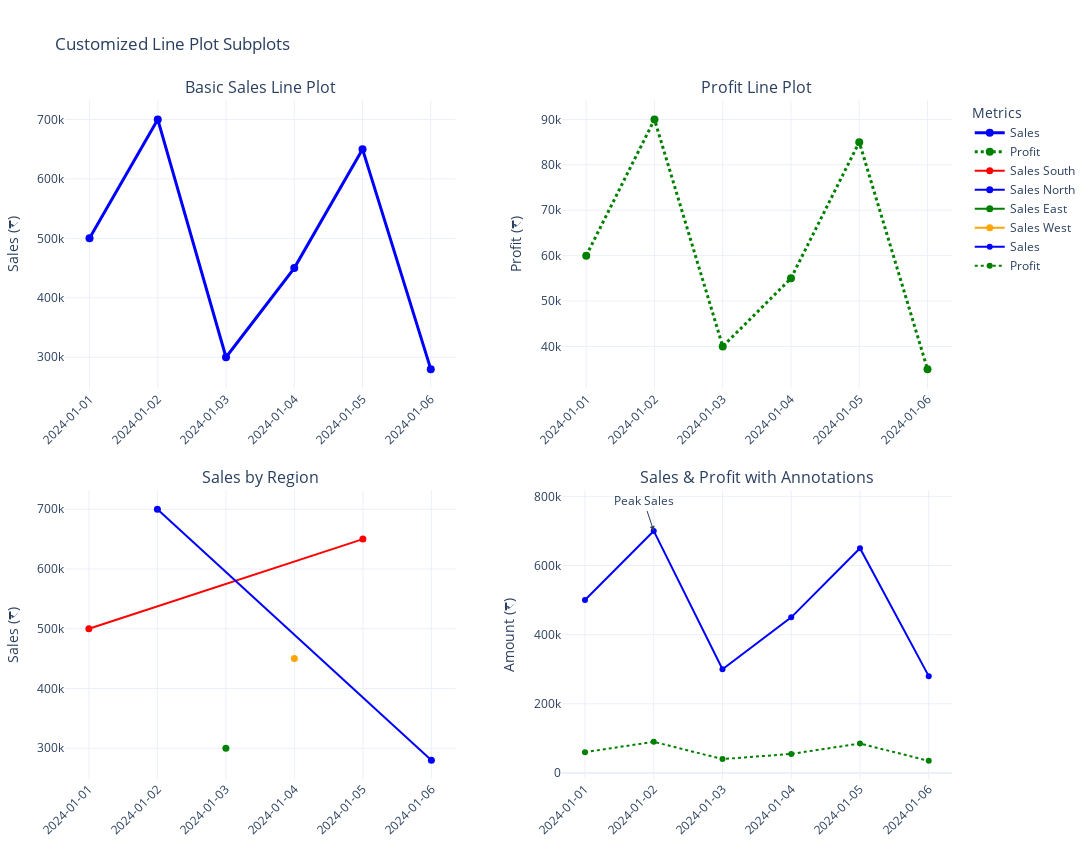

Notebook code for this chart:
### Code cell
fig = make_subplots(
    rows=2, cols=2,
    subplot_titles=[
        "Basic Sales Line Plot",
        "Profit Line Plot",
        "Sales by Region",
        "Sales & Profit with Annotations"
    ],
    horizontal_spacing=0.12,
    vertical_spacing=0.15
)
# Basic Sales Line
fig.add_trace(
    go.Scatter(
        x=df["Date"],
        y=df["Sales"],
        mode="lines+markers",
        name="Sales",
        line=dict(color="blue", width=3),
        marker=dict(size=8)
    ),
    row=1, col=1
)

# 2️⃣ Profit Line
fig.add_trace(
    go.Scatter(
        x=df["Date"],
        y=df["Profit"],
        mode="lines+markers",
        name="Profit",
        line=dict(color="green", width=3, dash="dot"),
        marker=dict(size=8)
    ),
    row=1, col=2
)
# Multiple Lines by Region
regions = df["Region"].unique()
colors = ["red", "blue", "green", "orange"]

for i, region in enumerate(regions):
    df_region = df[df["Region"]==region]
    fig.add_trace(
        go.Scatter(
            x=df_region["Date"],
            y=df_region["Sales"],
            mode="lines+markers",
            name=f"Sales {region}",
            line=dict(color=colors[i], width=2),
            marker=dict(size=7)
        ),
        row=2, col=1
    )

# Sales & Profit with Annotations
fig.add_trace(
    go.Scatter(
        x=df["Date"],
        y=df["Sales"],
        mode="lines+markers",
        name="Sales",
        line=dict(color="blue", width=2)
    ),
    row=2, col=2
)

fig.add_trace(
    go.Scatter(
        x=df["Date"],
        y=df["Profit"],
        mode="lines+markers",
        name="Profit",
        line=dict(color="green", width=2, dash="dot")
    ),
    row=2, col=2
)

# Add annotation for peak Sales
peak_sales = df.loc[df["Sales"].idxmax()]
fig.add_annotation(
    x=peak_sales["Date"],
    y=peak_sales["Sales"],
    text="Peak Sales",
    showarrow=True,
    arrowhead=2,
    row=2, col=2
)

# Layout adjustments
fig.update_layout(
    title="Customized Line Plot Subplots",
    height=850,
    width=1100,
    hovermode="x unified",
    margin=dict(l=60, r=60, t=100, b=60),
    template="plotly_white",
    legend_title_text="Metrics"
)

# Rotate x-axis labels to avoid overlap
fig.update_xaxes(tickformat="%Y-%m-%d", tickangle=-45)

# Update y-axes titles
fig.update_yaxes(title_text="Sales (₹)", row=1, col=1)
fig.update_yaxes(title_text="Profit (₹)", row=1, col=2)
fig.update_yaxes(title_text="Sales (₹)", row=2, col=1)
fig.update_yaxes(title_text="Amount (₹)", row=2, col=2)

fig.show()

### Figure 1 — Plotly figure (JSON) as saved in the notebook; plotly's stock layout.template omitted (floating-point values rounded to 4 significant figures)
{"data": [{"line": {"color": "blue", "width": 3}, "marker": {"size": 8}, "mode": "lines+markers", "name": "Sales", "type": "scatter", "x": ["2024-01-01", "2024-01-02", "2024-01-03", "2024-01-04", "2024-01-05", "2024-01-06"], "xaxis": "x", "y": [500000, 700000, 300000, 450000, 650000, 280000], "yaxis": "y"}, {"line": {"color": "green", "dash": "dot", "width": 3}, "marker": {"size": 8}, "mode": "lines+markers", "name": "Profit", "type": "scatter", "x": ["2024-01-01", "2024-01-02", "2024-01-03", "2024-01-04", "2024-01-05", "2024-01-06"], "xaxis": "x2", "y": [60000, 90000, 40000, 55000, 85000, 35000], "yaxis": "y2"}, {"line": {"color": "red", "width": 2}, "marker": {"size": 7}, "mode": "lines+markers", "name": "Sales South", "type": "scatter", "x": ["2024-01-01", "2024-01-05"], "xaxis": "x3", "y": [500000, 650000], "yaxis": "y3"}, {"line": {"color": "blue", "width": 2}, "marker": {"size": 7}, "mode": "lines+markers", "name": "Sales North", "type": "scatter", "x": ["2024-01-02", "2024-01-06"], "xaxis": "x3", "y": [700000, 280000], "yaxis": "y3"}, {"line": {"color": "green", "width": 2}, "marker": {"size": 7}, "mode": "lines+markers", "name": "Sales East", "type": "scatter", "x": ["2024-01-03"], "xaxis": "x3", "y": [300000], "yaxis": "y3"}, {"line": {"color": "orange", "width": 2}, "marker": {"size": 7}, "mode": "lines+markers", "name": "Sales West", "type": "scatter", "x": ["2024-01-04"], "xaxis": "x3", "y": [450000], "yaxis": "y3"}, {"line": {"color": "blue", "width": 2}, "mode": "lines+markers", "name": "Sales", "type": "scatter", "x": ["2024-01-01", "2024-01-02", "2024-01-03", "2024-01-04", "2024-01-05", "2024-01-06"], "xaxis": "x4", "y": [500000, 700000, 300000, 450000, 650000, 280000], "yaxis": "y4"}, {"line": {"color": "green", "dash": "dot", "width": 2}, "mode": "lines+markers", "name": "Profit", "type": "scatter", "x": ["2024-01-01", "2024-01-02", "2024-01-03", "2024-01-04", "2024-01-05", "2024-01-06"], "xaxis": "x4", "y": [60000, 90000, 40000, 55000, 85000, 35000], "yaxis": "y4"}], "layout": {"annotations": [{"font": {"size": 16}, "showarrow": false, "text": "Basic Sales Line Plot", "x": 0.22, "xanchor": "center", "xref": "paper", "y": 1, "yanchor": "bottom", "yref": "paper"}, {"font": {"size": 16}, "showarrow": false, "text": "Profit Line Plot", "x": 0.78, "xanchor": "center", "xref": "paper", "y": 1, "yanchor": "bottom", "yref": "paper"}, {"font": {"size": 16}, "showarrow": false, "text": "Sales by Region", "x": 0.22, "xanchor": "center", "xref": "paper", "y": 0.425, "yanchor": "bottom", "yref": "paper"}, {"font": {"size": 16}, "showarrow": false, "text": "Sales & Profit with Annotations", "x": 0.78, "xanchor": "center", "xref": "paper", "y": 0.425, "yanchor": "bottom", "yref": "paper"}, {"arrowhead": 2, "showarrow": true, "text": "Peak Sales", "x": "2024-01-02", "xref": "x4", "y": 700000, "yref": "y4"}], "height": 850, "hovermode": "x unified", "legend": {"title": {"text": "Metrics"}}, "margin": {"b": 60, "l": 60, "r": 60, "t": 100}, "title": {"text": "Customized Line Plot Subplots"}, "width": 1100, "xaxis": {"anchor": "y", "domain": [0, 0.44], "tickangle": -45, "tickformat": "%Y-%m-%d"}, "xaxis2": {"anchor": "y2", "domain": [0.56, 1], "tickangle": -45, "tickformat": "%Y-%m-%d"}, "xaxis3": {"anchor": "y3", "domain": [0, 0.44], "tickangle": -45, "tickformat": "%Y-%m-%d"}, "xaxis4": {"anchor": "y4", "domain": [0.56, 1], "tickangle": -45, "tickformat": "%Y-%m-%d"}, "yaxis": {"anchor": "x", "domain": [0.575, 1], "title": {"text": "Sales (₹)"}}, "yaxis2": {"anchor": "x2", "domain": [0.575, 1], "title": {"text": "Profit (₹)"}}, "yaxis3": {"anchor": "x3", "domain": [0, 0.425], "title": {"text": "Sales (₹)"}}, "yaxis4": {"anchor": "x4", "domain": [0, 0.425], "title": {"text": "Amount (₹)"}}}}
